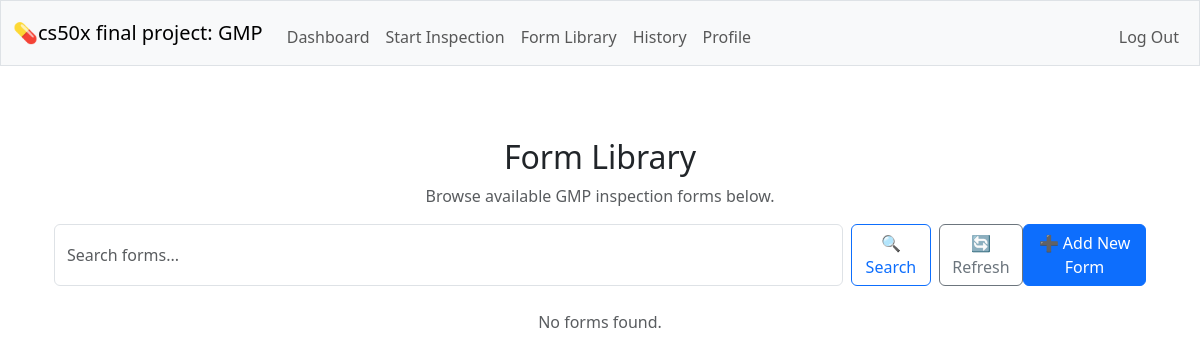
/forms_show (signed in), run on an earlier commit of the app's database.
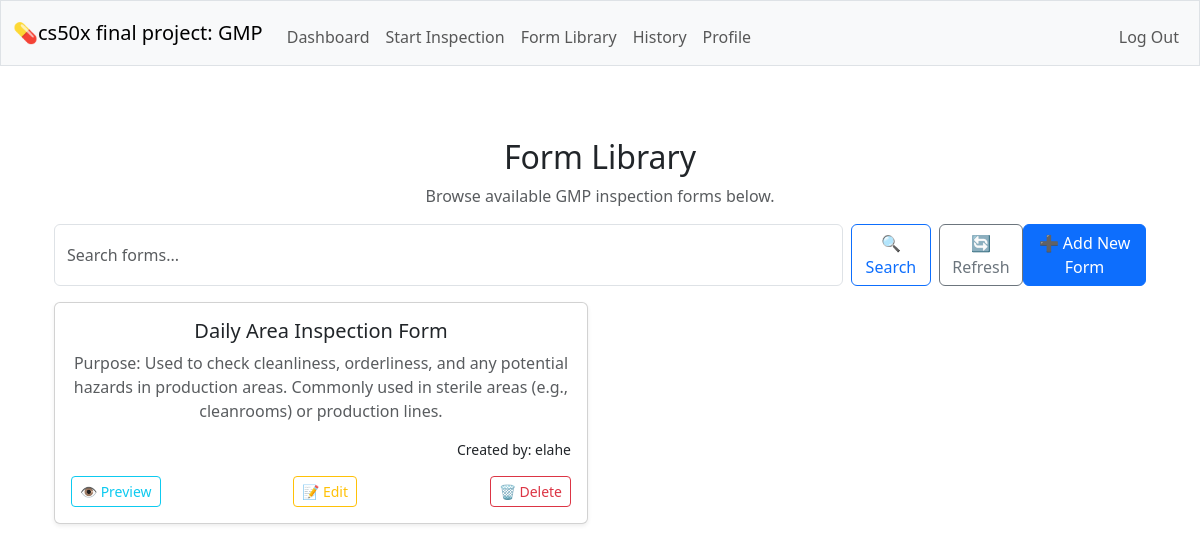
And on a later commit of the database.
### tables this page shows
CREATE TABLE forms (id INTEGER PRIMARY KEY AUTOINCREMENT NOT NULL, name TEXT NOT NULL UNIQUE, description TEXT NOT NULL, created_by INTEGER NOT NULL, FOREIGN KEY (created_by) REFERENCES users(id) );

CREATE TABLE users (id INTEGER PRIMARY KEY AUTOINCREMENT NOT NULL, username TEXT NOT NULL UNIQUE, hash TEXT NOT NULL, role TEXT NOT NULL DEFAULT 'inspector', created_at DATETIME DEFAULT CURRENT_TIMESTAMP);

### app.py (the view)
@app.route("/forms_show", methods=["GET", "POST"])
@login_required
def forms_show():
    search_query = request.form.get("search") if request.method == "POST" else None
    if search_query:
        forms = db.execute(
            """SELECT forms.*, users.username AS created_by_name
               FROM forms JOIN users ON forms.created_by = users.id
               WHERE forms.name LIKE ? ORDER BY forms.id DESC""",
            f"%{search_query}%"
        )
    else:
        forms = db.execute(
            """SELECT forms.*, users.username AS created_by_name
               FROM forms JOIN users ON forms.created_by = users.id
               ORDER BY forms.id DESC"""
        )
    return render_template("forms_show.html", forms=forms)

### helpers.py (called while the page is built)
def login_required(f):
    @wraps(f)
    def decorated_function(*args, **kwargs):
        if session.get("user_id") is None:
            return redirect("/login")
        return f(*args, **kwargs)
    return decorated_function

### templates/forms_show.html (shortened to what this page needs)
{% extends "layout.html" %}
{% block main %}
<div class="container mt-4">
    <h2>Form Library</h2>
    <p class="text-muted">Browse available GMP inspection forms below.</p>
    <form method="POST" class="d-flex mb-3">
        <input name="search" class="form-control me-2" type="search" placeholder="Search forms..." aria-label="Search">
        <button class="btn btn-outline-primary me-2" type="submit">🔍 Search</button>
        <a href="/forms_show" class="btn btn-outline-secondary">🔄 Refresh</a>
            <a href="/forms_show/new" class="btn btn-primary ms-auto">➕ Add New Form</a>
    </form>
    {% if forms %}
        <div class="row row-cols-1 row-cols-md-2 g-4">
            {% for form in forms %}
            <div class="col">
                <div class="card h-100 shadow-sm">
                    <div class="card-body">
                        <h5 class="card-title">{{ form.name }}</h5>
                        <p class="card-text text-muted">{{ form.description }}</p>
                        <p class="text-end small">Created by: {{ form.created_by_name }}</p>
                        <div class="d-flex justify-content-between">
                            <a href="/forms_show/{{ form.id }}/preview" class="btn btn-outline-info btn-sm">👁️ Preview</a>
                            <a href="/forms_show/{{ form.id }}/edit" class="btn btn-outline-warning btn-sm">📝 Edit</a>
                            <form method="POST" action="/forms_show/{{ form.id }}/delete" onsubmit="return confirm('Are you sure you want to delete this form? This action cannot be undone.');" style="display:inline;">
                                <button type="submit" class="btn btn-outline-danger btn-sm">🗑️ Delete</button>
                            </form>
                        </div>
                    </div>
                </div>
            </div>
            {% endfor %}
        </div>
    {% else %}
        <p class="text-muted mt-4">No forms found.</p>
    {% endif %}
</div>
{% endblock %}

### templates/layout.html (shortened to what this page needs)
<!DOCTYPE html>
<html lang="en">
    <head>
        <link href="https://cdn.jsdelivr.net/npm/bootstrap@5.3.3/dist/css/bootstrap.min.css" rel="stylesheet">
        <link href="/static/styles.css" rel="stylesheet">
    </head>
    <body>
        <nav class="bg-light border navbar navbar-expand-md navbar-light">
            <div class="container-fluid">
                <a class="navbar-brand" href="/">💊cs50x final project: GMP</a>
                <div class="collapse navbar-collapse" id="navbar">
                    {% if session["user_id"] %}
                        <ul class="navbar-nav me-auto mt-2">
                            <li class="nav-item"><a class="nav-link" href="/">Dashboard</a></li>
                            <li class="nav-item"><a class="nav-link" href="/start">Start Inspection</a></li>
                            <li class="nav-item"><a class="nav-link" href="/forms_show">Form Library</a></li>
                            <li class="nav-item"><a class="nav-link" href="/history">History</a></li>
                            <li class="nav-item"><a class="nav-link" href="/">Profile</a></li>
                        </ul>
                        <ul class="navbar-nav ms-auto mt-2">
                            <li class="nav-item"><a class="nav-link" href="/logout">Log Out</a></li>
                        </ul>
                    {% else %}
                        <ul class="navbar-nav ms-auto mt-2">
                            <li class="nav-item"><a class="nav-link" href="/register">Register</a></li>
                            <li class="nav-item"><a class="nav-link" href="/login">Log In</a></li>
                        </ul>
                    {% endif %}
                </div>
            </div>
        </nav>
        <main class="container py-5 text-center">
            {% block main %}{% endblock %}
        </main>
    </body>
</html>

What changed in the data, as far as the page shows it:
added forms: name "Daily Area Inspection Form", description "Purpose: Used to check cleanliness, orderliness, and any potential hazards in production areas. Commonly used in sterile areas (e.g., cleanrooms) or production lines.", created_by_name "elahe"
Also different on the page:
text no longer shown: "No forms found."
